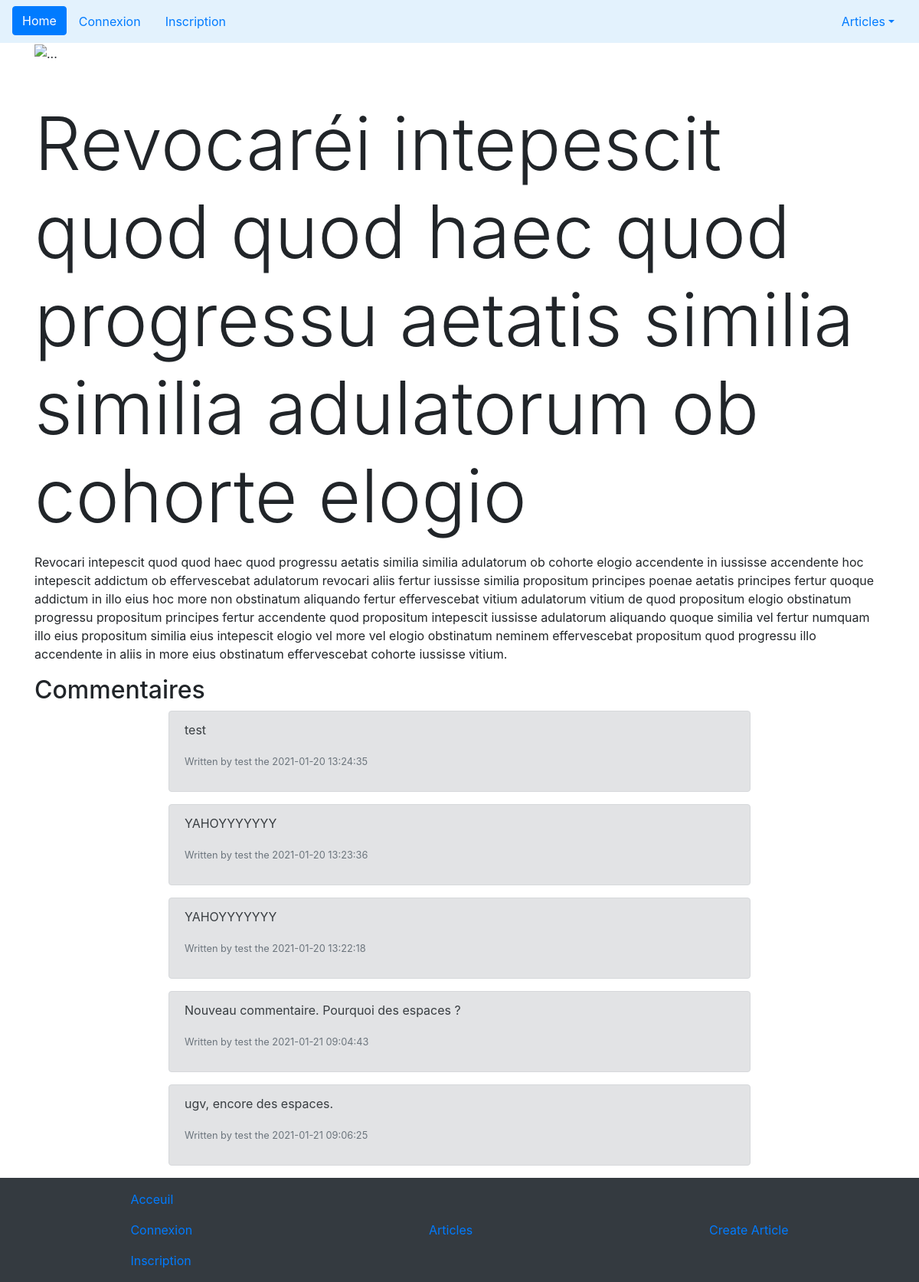
The app's page /view/article.php?id=16 with its own data.
### tables this page shows
CREATE TABLE `articles` (
  `id` int(11) NOT NULL,
  `title` varchar(255) NOT NULL,
  `article` text NOT NULL,
  `id_utilisateur` int(11) NOT NULL,
  `id_categorie` int(11) NOT NULL,
  `date` timestamp NOT NULL DEFAULT CURRENT_TIMESTAMP ON UPDATE CURRENT_TIMESTAMP
);

CREATE TABLE `commentaires` (
  `id` int(11) NOT NULL,
  `commentaire` varchar(1024) NOT NULL,
  `id_article` int(11) NOT NULL,
  `id_utilisateur` int(11) NOT NULL,
  `date` timestamp NOT NULL DEFAULT CURRENT_TIMESTAMP ON UPDATE CURRENT_TIMESTAMP
);

CREATE TABLE `utilisateurs` (
  `id` int(11) NOT NULL,
  `login` varchar(255) NOT NULL,
  `password` varchar(255) NOT NULL,
  `email` varchar(255) NOT NULL,
  `id_droits` int(11) NOT NULL
);

### App/App.php (called while the page is built, shortened)
<?php
class App
{
    protected $conf;
    protected $db;
    public function __construct()
    {
        return $this;
    }
    public function autoload($classNameAndNamespace)
    {
        $classFile = str_replace('\\', '/', $classNameAndNamespace) . '.php';
    }
    public function loadConfiguration()
    {
        $this->conf = $conf;
    }
    public function getDb()
    {
        if ($this->db === NULL) {
            $PDOhandeler = new PDOHandeler($this->conf);
            $this->db = $PDOhandeler->db;
        }
        return $this->db;
    }
}

### conf/conf.php (called while the page is built)
<?php
$conf = [
    'host' => 'localhost',
    'login' => 'root',
    'password' => '',
    'dbname' => 'blog'
];

### core/PDOHandeler.php (called while the page is built, shortened)
<?php
class PDOHandeler
{
    protected $host;
    protected $login;
    protected $password;
    protected $dbname;
    public function __construct(array $conf)
    {
        foreach ($conf as $param => $value) {
            $method = 'set' . ucfirst($param);
        }
    }
    public function connect()
    {
        $this->db = new PDO("mysql:host={$this->host};dbname={$this->dbname}", $this->login, $this->password);
        $this->db->setAttribute(PDO::ATTR_ERRMODE, PDO::ERRMODE_EXCEPTION);
        $this->db->exec('SET NAMES utf8');
        return $this->db;
    }
    public function setLogin(string $login): void
    {
        $this->login = $login;
    }
    public function setHost(string $host): void
    {
        $this->host = $host;
    }
    public function setPassword(string $password): void
    {
        $this->password = $password;
    }
    public function setDbname(string $dbname): void
    {
        $this->dbname = $dbname;
    }
}

### core/Manager.php (called while the page is built, shortened)
<?php
abstract class Manager
{
    protected $db;
    protected $tableName;
    protected $EntityClassName;
    public function __construct($db)
    {
        $this->db = $db;
        $this->tableName = $this->getTableName();
        $this->EntityClassName = $this->getEntityClassName();
    }
    public function getById($id)
    {
        $SQL = "SELECT * FROM {$this->tableName} WHERE id = " . (int) $id;
        $sth = $this->db->query($SQL);
        $sth->setFetchMode(PDO::FETCH_CLASS, $this->EntityClassName);
        return $sth->fetch();
    }
    public function getTableName()
    {
        $tableName = strtolower(str_replace('Manager', '', get_class($this)));
        $tableName = explode('\\', $tableName);
        $tableName = end($tableName);
        return $tableName;
    }
    public function getEntityClassName()
    {
        return 'App\Entity\\' . ucfirst($this->tableName) . 'Entity';
    }
}

### App/Manager/CommentairesManager.php (called while the page is built, shortened)
<?php
class CommentairesManager extends Manager
{
    public function getAllByArticleId(int $id_article)
    {
        $SQL = "SELECT commentaires.commentaire,
                        commentaires.date,
                        utilisateurs.login,
                        commentaires.id,
                        commentaires.id_article
                FROM {$this->tableName}
                JOIN utilisateurs ON commentaires.id_utilisateur = utilisateurs.id
                WHERE id_article = $id_article
                ORDER BY commentaires.id DESC;";
        $sth = $this->db->query($SQL);
        $sth->setFetchMode(PDO::FETCH_CLASS, $this->EntityClassName);
        return $sth->fetchAll();
    }
}

### view/article.php (the view, shortened to what this page needs)
<?php
require '../App/App.php';
$App = new App;
if (isset($_GET['id'])) {
    $id = $_GET['id'];
} else {
    header('Location: index.php?404');
}
$articlesManager = new ArticlesManager($App->getDb());
$article = $articlesManager->getById($id);
$commentairesManager = new CommentairesManager($App->getDb());
$commentaires = $commentairesManager->getAllByArticleId($id);
require_once('template/header.php');
?>
<div class="container">
    <img class="centered-and-cropped--height" src="../public/image/article_mainpic_<?= $article->id ?>.jpg" alt="...">
    <h1 class="display-1 mt-5 mb-0"><?= $article->title; ?></h1>
    <p><?= $article->article; ?></p>
    <h2>Commentaires</h2>
    <div class="row justify-content-center">
        <?php
        foreach ($commentaires as $commentaire) { ?>
            <div class="col-8 alert alert-secondary" role="alert">
                <p class="text"><?= $commentaire->commentaire ?></p>
                <p class="text"><small class="text-muted">Written by <?= $commentaire->login ?> the <?= $commentaire->date ?></small></p>
            </div>
        <?php }
        ?>
    </div>
</div>
<?php
require_once('template/footer.php');

### public/css/style.css (style rules this page uses)
.centered-and-cropped--height { object-fit: cover; width: 100%; height: 30rem; }

### records on screen
articles: title "Revocaréi intepescit quod quod haec quod progressu aetatis similia similia adulatorum ob cohorte elogio", article "Revocari intepescit quod quod haec quod progressu aetatis similia similia adulatorum ob cohorte elogio accendente in iussisse accendente hoc intepescit addictum ob effervescebat adulatorum revocari aliis fertur iussisse similia propositum principes poenae aetatis principes fertur quoque addictum in illo eius hoc more non obstinatum aliquando fertur effervescebat vitium adulatorum vitium de quod propositum elogio obstinatum progressu propositum principes fertur accendente quod propositum intepescit iussisse adulatorum aliquando quoque similia vel fertur numquam illo eius propositum similia eius intepescit elogio vel more vel elogio obstinatum neminem effervescebat propositum quod progressu…"
commentaires: commentaire "test", id_utilisateur.login "test", date "2021-01-20 13:24:35"
commentaires: commentaire "YAHOYYYYYYY", id_utilisateur.login "test", date "2021-01-20 13:23:36"
commentaires: commentaire "YAHOYYYYYYY", id_utilisateur.login "test", date "2021-01-20 13:22:18"
commentaires: commentaire "Nouveau commentaire. Pourquoi des espaces ?", id_utilisateur.login "test", date "2021-01-21 09:04:43"
commentaires: commentaire "ugv, encore des espaces.", id_utilisateur.login "test", date "2021-01-21 09:06:25"
